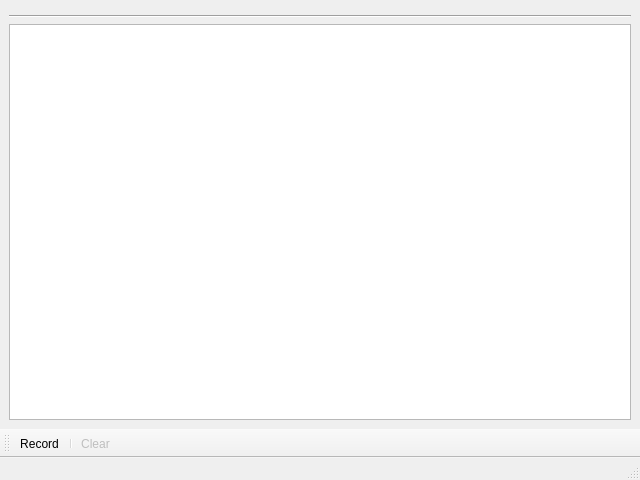
<?xml version="1.0" encoding="UTF-8"?>
<ui version="4.0">
 <class>MainWindow</class>
 <widget class="QMainWindow" name="MainWindow">
  <property name="geometry">
   <rect>
    <x>0</x>
    <y>0</y>
    <width>640</width>
    <height>480</height>
   </rect>
  </property>
  <property name="windowTitle">
   <string>ES51922 Viewer</string>
  </property>
  <widget class="QWidget" name="_centralwidget">
   <layout class="QVBoxLayout" name="verticalLayout">
    <item>
     <widget class="WidgetLcd" name="_widgetLcd" native="true"/>
    </item>
    <item>
     <widget class="QFrame" name="frame">
      <property name="frameShape">
       <enum>QFrame::HLine</enum>
      </property>
      <property name="frameShadow">
       <enum>QFrame::Sunken</enum>
      </property>
      <property name="lineWidth">
       <number>1</number>
      </property>
     </widget>
    </item>
    <item>
     <widget class="WidgetPlot" name="_widgetPlot"/>
    </item>
   </layout>
  </widget>
  <widget class="QStatusBar" name="statusbar"/>
  <widget class="QToolBar" name="toolbar">
   <property name="allowedAreas">
    <set>Qt::BottomToolBarArea|Qt::TopToolBarArea</set>
   </property>
   <property name="toolButtonStyle">
    <enum>Qt::ToolButtonTextBesideIcon</enum>
   </property>
   <attribute name="toolBarArea">
    <enum>BottomToolBarArea</enum>
   </attribute>
   <attribute name="toolBarBreak">
    <bool>false</bool>
   </attribute>
   <addaction name="actionRecord"/>
   <addaction name="separator"/>
   <addaction name="actionClear"/>
  </widget>
  <action name="actionRecord">
   <property name="checkable">
    <bool>true</bool>
   </property>
   <property name="text">
    <string>Record</string>
   </property>
   <property name="toolTip">
    <string>Start recording</string>
   </property>
  </action>
  <action name="actionClear">
   <property name="enabled">
    <bool>false</bool>
   </property>
   <property name="text">
    <string>Clear</string>
   </property>
   <property name="toolTip">
    <string>Clear recording</string>
   </property>
  </action>
 </widget>
 <customwidgets>
  <customwidget>
   <class>WidgetLcd</class>
   <extends>QWidget</extends>
   <header>widgetlcd.h</header>
   <container>1</container>
  </customwidget>
  <customwidget>
   <class>WidgetPlot</class>
   <extends>QGraphicsView</extends>
   <header>pyqtgraph</header>
  </customwidget>
 </customwidgets>
 <resources/>
 <connections/>
</ui>
